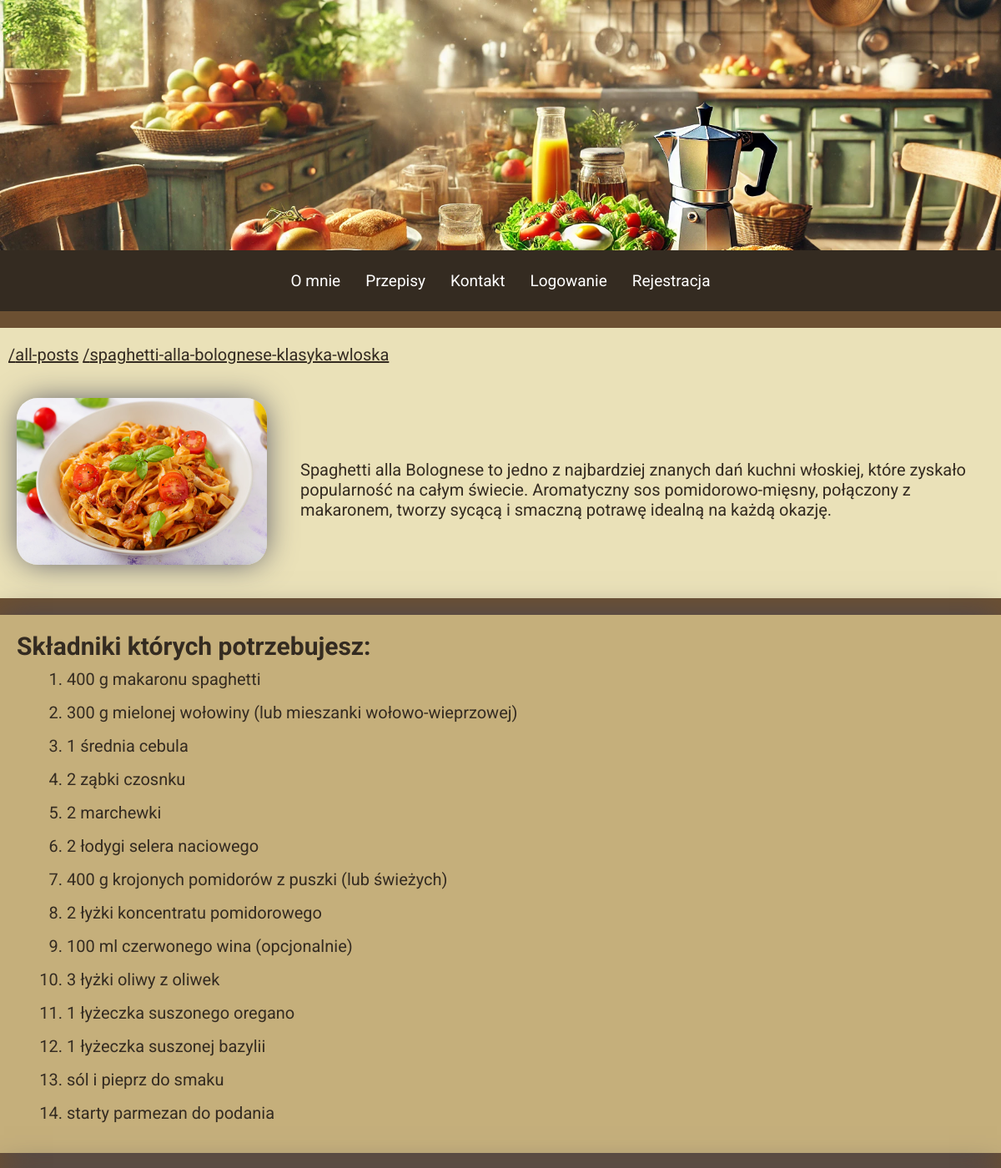
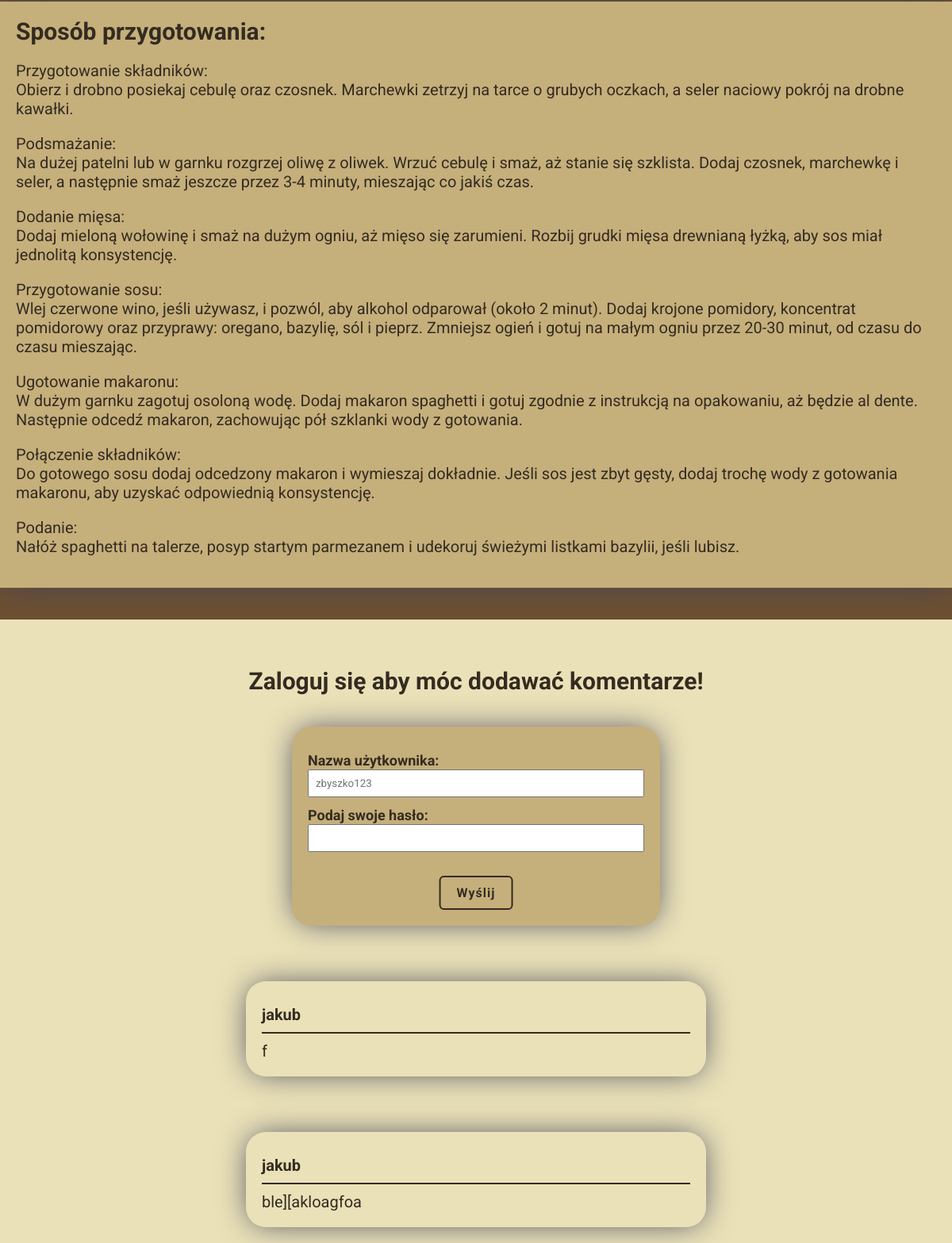
Page /all-posts/spaghetti-alla-bolognese-klasyka-wloska on the committed database (2 pictures, top to bottom).
### blog/models.py (models this page shows, shortened)
class PostModel(models.Model):
    title = models.CharField(max_length=150, verbose_name="Tytuł:")
    author = models.ForeignKey(
        User, verbose_name=("Autor:"), on_delete=models.CASCADE)
    slug = models.SlugField(primary_key=True)
    date = models.DateField(auto_now_add=True, verbose_name="Data:")
    excerpt = models.TextField(verbose_name="skrót", validators=[
                               MinLengthValidator, MaxLengthValidator(250)])
    ingredients = models.TextField(
        validators=[MinLengthValidator(5)], verbose_name="Składniki:", null=True)
    prepare = models.TextField(
        validators=[MinLengthValidator(5)], verbose_name="Sposób przygotowania:", null=True)
    image = models.ImageField(upload_to="dishes")
    tags = models.ManyToManyField(TagModel, verbose_name=("Tag:"))
    class Meta:
        verbose_name_plural = "Posty"

class UserCommentModel(models.Model):
    user = models.ForeignKey(
        User, verbose_name="Użytkownik:", on_delete=models.CASCADE)
    content = models.TextField(verbose_name="Treść:", null=False)
    post = models.ForeignKey(
        PostModel, verbose_name="Post:", on_delete=models.CASCADE, related_name="comments")
    class Meta:
        verbose_name_plural = "Komentarze"

### blog/views.py (the view)
# urls.py: path("all-posts/<slug:slug>", views.PostView.as_view(), name="post"),
class PostView(DetailView):
    model = PostModel
    context_object_name = "post"
    template_name = "blog/post_detail.html"
    login_form = LoginUserForm()
    comment_form = UserCommentForm()
    def breadcrubs_generator(self, path):
        home_url = reverse("main_page")
        path_splited = path.strip("/").split("/")
        paths = {}
        pre_path = ""
        for path in path_splited:
            pre_path += f"/{path}"
            paths[path] = pre_path
        return paths
    def get_context_data(self, **kwargs):
        context = super().get_context_data(**kwargs)
        context["ingredients"] = self.object.ingredients.split("\n")
        context["breadcrumbs"] = self.breadcrubs_generator(self.request.path)
        context["comments"] = self.object.comments.all().order_by("-pk")
        login_form_data = self.request.session.pop("login_form_data", None)
        if login_form_data:
            self.login_form = LoginUserForm(login_form_data)
        if self.request.user.is_authenticated:
            comment_form_data = self.request.session.pop(
                "comment_form_data", None)
            print(comment_form_data)
            if comment_form_data:
                self.comment_form = UserCommentForm(comment_form_data)
            context["form"] = self.comment_form
        else:
            context["form"] = self.login_form
        return context

### blog/forms.py (shortened to what this page needs)
class LoginUserForm(forms.Form):
    username = forms.CharField(max_length=70, required=True, label="Nazwa użytkownika:", widget=forms.TextInput(attrs={
                               "placeholder": "zbyszko123"}))
    password = forms.CharField(label="Podaj swoje hasło:",
                               widget=forms.PasswordInput, required=True)

### blog/templates/blog/post_detail.html (shortened to what this page needs)
{% extends "base.html" %}
{% load static %}
{% block style %}
    <link rel="stylesheet" href="{% static "blog/includes/forms.css" %}">
    <link rel="stylesheet" href="{% static "blog/post.css" %}">
{% endblock  %}
{% block content %}
    <section class="breadcrumbs">
        {% for name,value in breadcrumbs.items  %}
            <a href="{{value}}">/{{name}}</a>
        {% endfor %}
    </section>
    <section class="head_post">
            <img src="{{post.image.url}}" alt="{{post.title}}">
            <p>{{post.excerpt}}</p>
    </section>
    <section class="post_body">
        <div class="ingredients">
            <h2>Składniki których potrzebujesz:</h2>
            <ol>
                {% for ingredient in ingredients  %}
                        <li>{{ingredient}}</li>
                {% endfor %}
            </ol>
        </div>
        <div class="recipe">
            <h2>Sposób przygotowania:</h2>
            <p> {{post.prepare|linebreaks}}</p>
        </div>
    </section>
    <section class="comment-section ">
        {% if user.is_authenticated %}
            <div class="form">
                <h3>Zostaw komentarz!</h3>
                {% if messages %}
                <ul class="messages">
                    {% for message in messages %}
                        <li>{{ message }}</li>
                    {% endfor %}
                </ul>
                {% endif %}
                <form action="{% url "comment" %}" method="POST">
                    {% csrf_token %}
                    <input type="hidden" name="next" value={{request.path}}>
                    <input type="hidden" name="post_slug" value={{post.slug}}>
                    <div class="form-field">
                        <input type="text" name="username" value="{{ user.username }}" readonly>
                    </div>
                    <div class="form-field">
                        {{form.content.label_tag}}
                        {{form.content}}
                        {{form.content.errors}}
                    </div>
                    <button class="btn">Zapisz</button>
                </form>
            </div>
        {% else %}
            <h2>Zaloguj się aby móc dodawać komentarze!</h2>
            {% include "blog/includes/login-form.html" %}
        {% endif %}
        <div class="comments">
            {% for comment in comments%}
                <div class="comment">
                    <p class="user-name">{{comment.user}}</p>
                    <p class="comment-content">{{comment.content}}</p>
                </div>
            {% endfor %}
        </div>
    </section>
{% endblock  %}

### static/base.css (style rules this page uses)
:root { --primary-color: #EAE1B8; --secondary-color: #C5AF7B; --buttons-color: #9C7D4F; --text-color: #342B21; --second-text-color: #6C5032; --box-shadow: 0px 0px 38px -5px rgba(66, 68, 90, 1); }
* { box-sizing: border-box; margin: 0; padding: 0; font-family: "Roboto", serif; color: var(--text-color); }
body { background-color: var(--second-text-color); }
@media (min-width:400px) { html { font-size: 20px; } }
.comment { margin-top: 3.5rem; padding: 1rem; border-radius: 25px; -webkit-box-shadow: var(--box-shadow); -moz-box-shadow: var(--box-shadow); box-shadow: var(--box-shadow); }
.comment .user-name { display: block; font-weight: bold; margin: .5rem 0; }
.comment .user-name::after { content: ""; display: block; height: 2px; margin: .5rem 0; background-color: var(--text-color); }
@media (min-width: 425px) { .comments { width: 80%; margin: 0 auto; } }
@media (min-width:725px) { .comments { width: 60%; } }
@media (min-width: 1200px) { .comments { width: 50%; } }

### blog/static/blog/includes/forms.css (style rules this page uses)
.form label { font-size: .9rem; }
.form input, .form textarea { padding: .4rem; }

### blog/static/blog/post.css (style rules this page uses)
.breadcrumbs { padding: 1rem .5rem; margin-top: 1rem; background-color: var(--primary-color); }
.head_post { margin-bottom: 1rem; padding: 1rem; background-color: var(--primary-color); }
.head_post::after { content: ""; clear: both; display: table; }
.head_post img, .ingredients, .recipe { -webkit-box-shadow: var(--box-shadow); -moz-box-shadow: var(--box-shadow); box-shadow: var(--box-shadow); }
.head_post img { float: left; width: 9rem; border-radius: 25px; margin-right: 1rem; margin-bottom: 1rem; }
.head_post P { margin-left: 1rem; }
.ingredients { background-color: var(--secondary-color); margin-bottom: 1rem; padding: 1rem; }
.ingredients ol { margin-left: 2rem; }
.ingredients li { margin-bottom: .5rem; }
.post_body h2 { margin-bottom: .5rem; }
.recipe { background-color: var(--secondary-color); padding: 1rem; margin-bottom: 2rem; }
.recipe p { margin: 1rem 0; }
.comment-section { padding: 1rem; background-color: var(--primary-color); }
.comment-section h2 { text-align: center; margin: 2rem; }
.comment { margin-top: 3.5rem; padding: 1rem; border-radius: 25px; -webkit-box-shadow: var(--box-shadow); -moz-box-shadow: var(--box-shadow); box-shadow: var(--box-shadow); }
.comment .user-name { display: block; font-weight: bold; margin: .5rem 0; }
.comment .user-name::after { content: ""; display: block; height: 2px; margin: .5rem 0; background-color: var(--text-color); }
@media (min-width: 425px) { .comments { width: 80%; margin: 0 auto; } }
@media (min-width:725px) { .head_post img { float: none; width: 15rem; } }
@media (min-width:725px) { .head_post { display: flex; align-items: center; } }
@media (min-width:725px) { .ingredients ol { margin-left: 3rem; } }
@media (min-width:725px) { .ingredients li { margin-bottom: .8rem; } }
@media (min-width:725px) { .comments { width: 60%; } }
@media (min-width: 1200px) { .comments { width: 50%; } }

### rows in the picture
PostModel: image (picture), excerpt "Spaghetti alla Bolognese to jedno z najbardziej znanych dań kuchni włoskiej, które zyskało popularność na całym świecie. Aromatyczny sos pomidorowo-mięsny, połączony z makaronem, tworzy sycącą i smaczną potrawę idealną na każdą okazję.", prepare "Przygotowanie składników: Obierz i drobno posiekaj cebulę oraz czosnek. Marchewki zetrzyj na tarce o grubych oczkach, a seler naciowy pokrój na drobne kawałki. Podsmażanie: Na dużej patelni lub w garnku rozgrzej oliwę z oliwek. Wrzuć cebulę i smaż, aż stanie się szklista. Dodaj czosnek, marchewkę i seler, a następnie smaż jeszcze przez 3-4 minuty, mieszając co jakiś czas. Dodanie mięsa: Dodaj mieloną wołowinę i smaż na dużym ogniu, aż mięso się zarumieni. Rozbij grudki mięsa drewnianą łyżką, aby sos miał jednolitą konsystencję. Przygotowanie sosu: Wlej czerwone wino, jeśli używasz, i pozwól, aby alkohol odparował (około 2 minut). Dodaj krojone pomidory, koncentrat pomidorowy oraz przyprawy:…"
UserCommentModel: user "jakub", content "f"
UserCommentModel: user "jakub", content "ble][akloagfoa"

### other values in the picture
{{ name }} "all-posts" "spaghetti-alla-bolognese-klasyka-wloska"
{{ ingredient }} "400 g makaronu spaghetti" "300 g mielonej wołowiny (lub mieszanki wołowo-wieprzowej)" "1 średnia cebula" "2 ząbki czosnku" "2 marchewki" "2 łodygi selera naciowego" "400 g krojonych pomidorów z puszki (lub świeżych)" "2 łyżki koncentratu pomidorowego" "100 ml czerwonego wina (opcjonalnie)" "3 łyżki oliwy z oliwek" "1 łyżeczka suszonego oregano" "1 łyżeczka suszonej bazylii" "sól i pieprz do smaku" "starty parmezan do podania"
{{ field.label_tag }} "Nazwa użytkownika:" "Podaj swoje hasło:"
